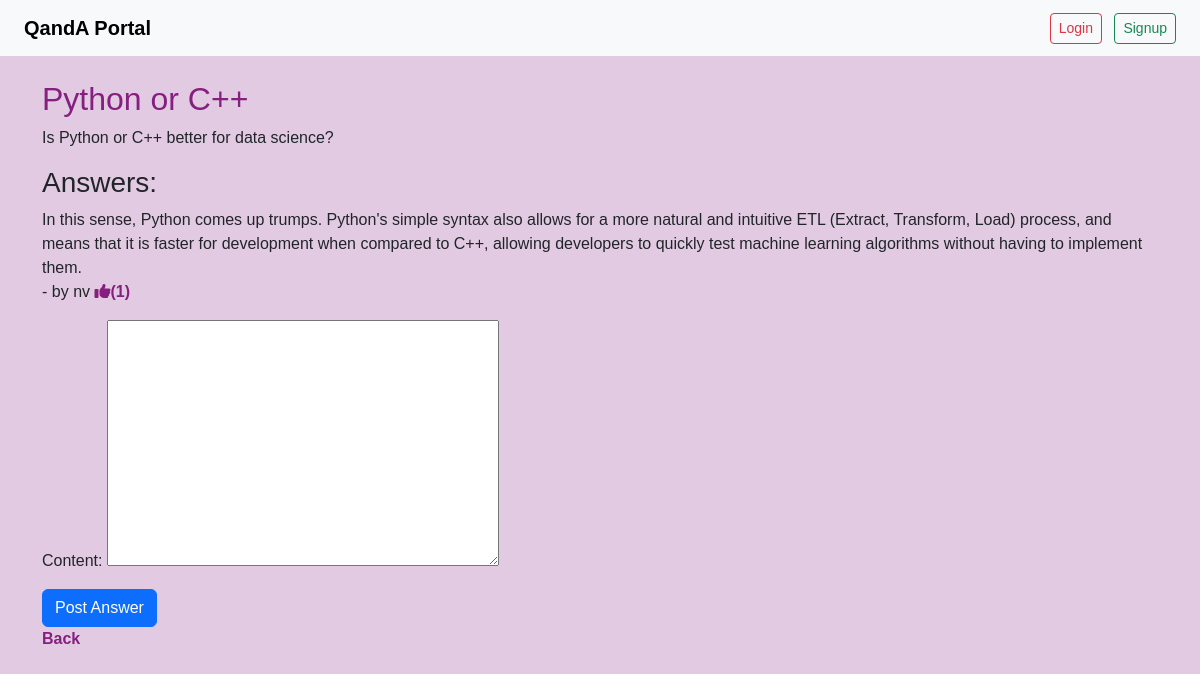
Page /question/6/ on the committed database.
### mainapp/models.py (models this page shows, shortened)
class Question(models.Model):
    user = models.ForeignKey(User, on_delete=models.CASCADE)
    title = models.CharField(max_length=255)
    description = models.TextField()
    created_at = models.DateTimeField(auto_now_add=True)

class Answer(models.Model):
    question = models.ForeignKey(Question, on_delete=models.CASCADE, related_name='answers')
    user = models.ForeignKey(User, on_delete=models.CASCADE)
    content = models.TextField()
    likes = models.ManyToManyField(User, related_name='liked_answers', blank=True)
    created_at = models.DateTimeField(auto_now_add=True)
    def total_likes(self):
        return self.likes.count()

### mainapp/views.py (the view)
# urls.py: path('question/<int:id>/', views.question_detail, name='question_detail'),
def question_detail(request, id):
    question = get_object_or_404(Question, id=id)
    answers = question.answers.all()
    form = AnswerForm()
    return render(request, 'main/question_detail.html', {'question': question, 'answers': answers, 'form': form})

### mainapp/forms.py
class AnswerForm(forms.ModelForm):
    class Meta:
        model = Answer
        fields = ['content']
        widgets = {
            'text': forms.Textarea(attrs={'class': 'form-control','style': 'font-weight: bold;'}),
        }

### mainapp/templates/main/question_detail.html (shortened to what this page needs)
{% extends "home.html" %}
{% block content %}
    <h2>{{question.title}}</h2>
    <p>{{question.description}}</p>
    <h3>Answers: </h3>
    {% for answer in answers %}
    <div>
        <p>{{ answer.content }} </br>- by {{ answer.user }}
            <a href="{% url 'like_answer' answer.id %}"><i class="fas fa-thumbs-up"></i>({{ answer.total_likes }})</a></p>
    </div>
    {% endfor %}
    <form method="post" action="{% url 'post_answer' question.id %}">
        {{ form.as_p }}
        <button type="submit" class="btn btn-primary">Post Answer</button>
      </form>
      <p><a href="{% url 'home' %}">Back</a></p>
{% endblock %}

### mainapp/static/css/style.css (style rules this page uses)
body, head { background-color: #e2cbe2; font-family: 'Trebuchet MS', 'Lucida Sans Unicode', 'Lucida Grande', 'Lucida Sans', Arial, sans-serif; }
h1, h2 { color: #831a7bf8; }
a { text-decoration: none; color: #831a7bf8; font-weight: bold; }

### rows in the picture
Question: title "Python or C++", description "Is Python or C++ better for data science?"
Answer: content "In this sense, Python comes up trumps. Python's simple syntax also allows for a more natural and intuitive ETL (Extract, Transform, Load) process, and means that it is faster for development when compared to C++, allowing developers to quickly test machine learning algorithms without having to implement them.", user "nv", total_likes "1"
